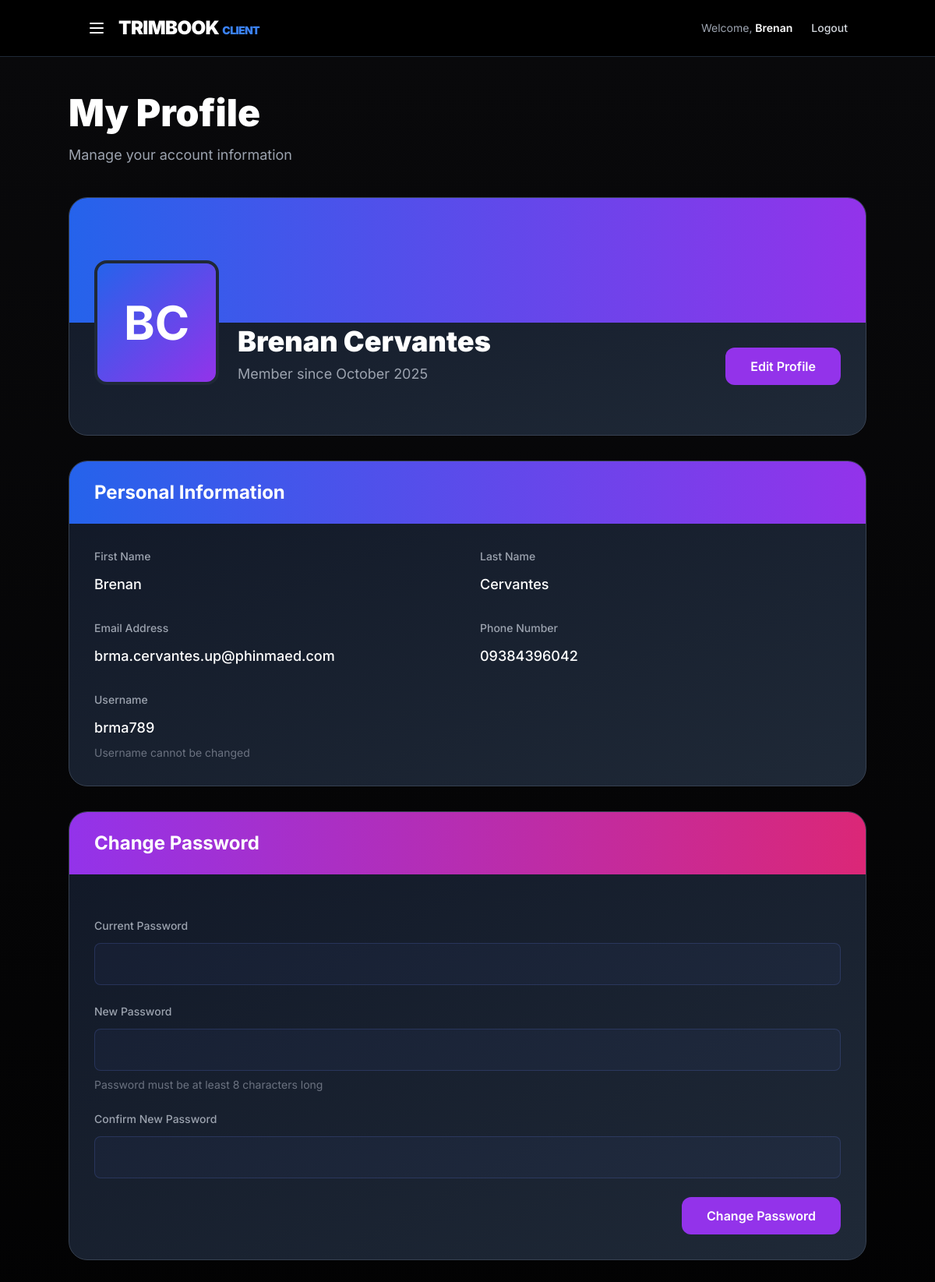
Page /dashboards/client_profile.php (signed in) on the committed database.
### tables this page shows
CREATE TABLE `users` (
  `user_id` int(11) NOT NULL,
  `first_name` varchar(50) NOT NULL,
  `last_name` varchar(50) NOT NULL,
  `email` varchar(100) NOT NULL,
  `phone_no` varchar(20) DEFAULT NULL,
  `username` varchar(50) NOT NULL,
  `password` varchar(255) NOT NULL,
  `profile_photo` varchar(255) DEFAULT NULL,
  `user_type` enum('admin','barber','customer') NOT NULL,
  `created_at` timestamp NOT NULL DEFAULT current_timestamp()
);

### dashboards/client_profile.php (the view, shortened to what this page needs)
<?php
require_once '../includes/dbconfig.php';
$first_name = $_SESSION['first_name'] ?? 'Guest';
$last_name = $_SESSION['last_name'] ?? '';
$username = $_SESSION['username'] ?? 'guest';
$user_id = $_SESSION['user_id'] ?? null;
$full_name = trim($first_name . ' ' . $last_name);
$initials = strtoupper(substr($first_name, 0, 1) . substr($last_name, 0, 1));
$profile_data = [];
if ($user_id) {
    $query = "SELECT * FROM users WHERE user_id = ?";
    $stmt = $conn->prepare($query);
    $stmt->bind_param("i", $user_id);
    $stmt->execute();
    $result = $stmt->get_result();
    if ($result->num_rows > 0) {
        $profile_data = $result->fetch_assoc();
    }
}
$member_since = isset($profile_data['created_at']) ? date('F Y', strtotime($profile_data['created_at'])) : 'Unknown';
?>
<!DOCTYPE html>
<html lang="en">
<head>
  <script src="https://cdn.tailwindcss.com"></script>
</head>
<body class="bg-black text-white antialiased">
  <header class="bg-black/80 backdrop-blur-lg border-b border-gray-800">
    <nav class="container mx-auto flex justify-between items-center py-5 px-6">
      <div class="flex items-center space-x-4">
        <button onclick="toggleSidebar()" class="text-white hover:text-purple-400 transition">
          <svg class="w-6 h-6" fill="none" stroke="currentColor" viewBox="0 0 24 24">
            <path stroke-linecap="round" stroke-linejoin="round" stroke-width="2" d="M4 6h16M4 12h16M4 18h16"></path>
          </svg>
        </button>
        <a href="/trimbook/pages/homepage_loggedin.php" class="text-2xl font-black tracking-tight">TRIMBOOK <span class="text-blue-500 text-sm">CLIENT</span></a>
      </div>
      <div class="flex items-center space-x-6">
        <span class="text-gray-400 text-sm hidden md:block">Welcome, <span class="text-white font-semibold"><?= htmlspecialchars($first_name) ?></span></span>
        <button onclick="confirmLogout()" class="text-sm font-medium text-gray-300 hover:text-white transition hidden md:block">Logout</button>
      </div>
    </nav>
  </header>
  <main class="min-h-screen bg-gradient-to-b from-zinc-950 to-black py-12 px-6">
    <div class="container mx-auto max-w-5xl">
      <div class="mb-10">
        <h1 class="text-4xl md:text-5xl font-black mb-4">My Profile</h1>
        <p class="text-gray-400 text-lg">Manage your account information</p>
      </div>
      <div class="bg-gradient-to-br from-gray-900 to-gray-800 border border-gray-700 rounded-3xl overflow-hidden mb-8">
        <div class="bg-gradient-to-r from-blue-600 to-purple-600 h-40"></div>
        <div class="px-8 pb-8">
          <div class="flex flex-col md:flex-row md:items-end md:justify-between -mt-20 mb-8">
            <div class="flex items-end space-x-6">
              <div class="w-40 h-40 bg-gradient-to-br from-blue-600 to-purple-600 rounded-2xl border-4 border-gray-800 flex items-center justify-center text-6xl font-bold">
                <?= htmlspecialchars($initials) ?>
              </div>
              <div>
                <h2 class="text-4xl font-black mb-2"><?= htmlspecialchars($full_name) ?></h2>
                <p class="text-gray-400 text-lg">Member since <?= htmlspecialchars($member_since) ?></p>
              </div>
            </div>
            <button onclick="toggleEdit()" id="editBtn" class="mt-4 md:mt-0 px-8 py-3 bg-purple-600 hover:bg-purple-700 rounded-xl font-semibold transition">
              Edit Profile
            </button>
          </div>
        </div>
      </div>
      <form id="profileForm" method="POST" class="bg-gradient-to-br from-gray-900 to-gray-800 border border-gray-700 rounded-3xl overflow-hidden mb-8">
        <div class="bg-gradient-to-r from-blue-600 to-purple-600 px-8 py-6">
          <h2 class="text-2xl font-bold">Personal Information</h2>
        </div>
        <div class="p-8">
          <div class="grid grid-cols-1 md:grid-cols-2 gap-8">
            <div>
              <label class="text-gray-400 text-sm font-medium block mb-3">First Name</label>
              <div id="displayFirstName" class="text-white text-lg font-medium"><?= htmlspecialchars($profile_data['first_name'] ?? $first_name) ?></div>
            </div>
            <div>
              <label class="text-gray-400 text-sm font-medium block mb-3">Last Name</label>
              <div id="displayLastName" class="text-white text-lg font-medium"><?= htmlspecialchars($profile_data['last_name'] ?? $last_name) ?></div>
            </div>
            <div>
              <label class="text-gray-400 text-sm font-medium block mb-3">Email Address</label>
              <div id="displayEmail" class="text-white text-lg font-medium"><?= htmlspecialchars($profile_data['email'] ?? '') ?></div>
            </div>
            <div>
              <label class="text-gray-400 text-sm font-medium block mb-3">Phone Number</label>
              <div id="displayPhone" class="text-white text-lg font-medium"><?= !empty($profile_data['phone_no']) ? htmlspecialchars($profile_data['phone_no']) : '<span class="text-gray-500">Not provided</span>' ?></div>
            </div>
            <div class="md:col-span-2">
              <label class="text-gray-400 text-sm font-medium block mb-3">Username</label>
              <div class="text-white text-lg font-medium"><?= htmlspecialchars($username) ?></div>
              <p class="text-gray-500 text-sm mt-2">Username cannot be changed</p>
            </div>
          </div>
        </div>
      </form>
      <div class="bg-gradient-to-br from-gray-900 to-gray-800 border border-gray-700 rounded-3xl overflow-hidden">
        <div class="bg-gradient-to-r from-purple-600 to-pink-600 px-8 py-6">
          <h2 class="text-2xl font-bold">Change Password</h2>
        </div>
        <div class="p-8">
          <form method="POST" class="space-y-6">
            <div>
              <label class="text-gray-400 text-sm font-medium block mb-3">Current Password</label>
              <input type="password" name="current_password" class="w-full edit-input px-4 py-3 rounded-lg text-white text-lg" required />
            </div>
            <div>
              <label class="text-gray-400 text-sm font-medium block mb-3">New Password</label>
              <input type="password" name="new_password" class="w-full edit-input px-4 py-3 rounded-lg text-white text-lg" required minlength="8" />
              <p class="text-gray-500 text-sm mt-2">Password must be at least 8 characters long</p>
            </div>
            <div>
              <label class="text-gray-400 text-sm font-medium block mb-3">Confirm New Password</label>
              <input type="password" name="confirm_password" class="w-full edit-input px-4 py-3 rounded-lg text-white text-lg" required minlength="8" />
            </div>
            <div class="flex justify-end">
              <button type="submit" class="px-8 py-3 bg-purple-600 hover:bg-purple-700 rounded-xl font-semibold transition">
                Change Password
              </button>
            </div>
          </form>
        </div>
      </div>
    </div>
  </main>
</body>
</html>

### dashboards/client_profile.php (style rules this page uses)
body { font-family: 'Inter', sans-serif; }
.edit-input { background: rgba(102, 126, 234, 0.05); border: 1px solid rgba(102, 126, 234, 0.2); transition: all 0.3s ease; }

### rows in the picture
users: created_at "October 2025", first_name "Brenan", last_name "Cervantes", email "brma.cervantes.up@phinmaed.com", phone_no "09384396042"

### other values in the picture
$first_name "Brenan"
$initials "BC"
$full_name "Brenan Cervantes"
$username "brma789"
